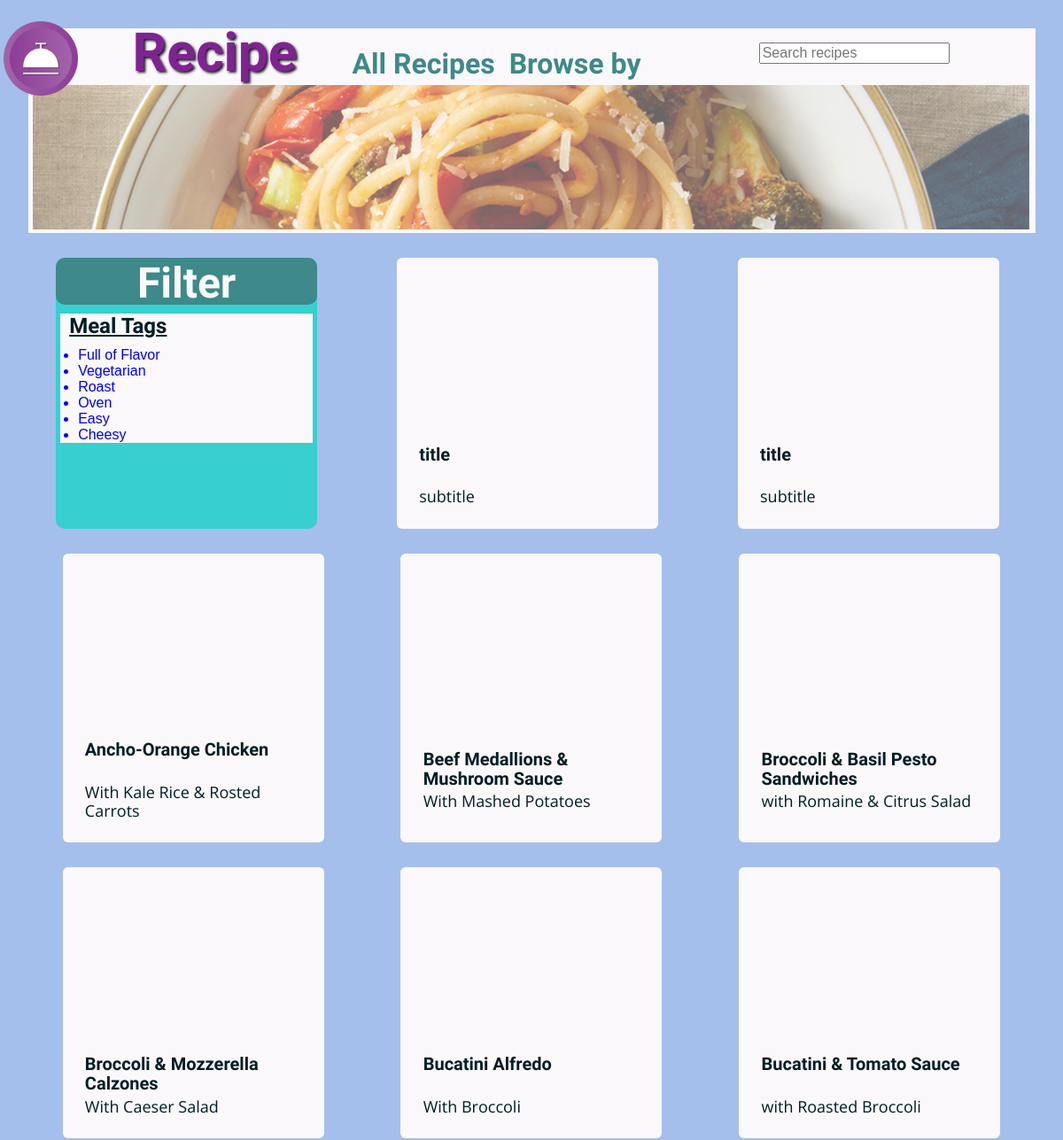
Page /browse.php (upper part) on the earlier database version.
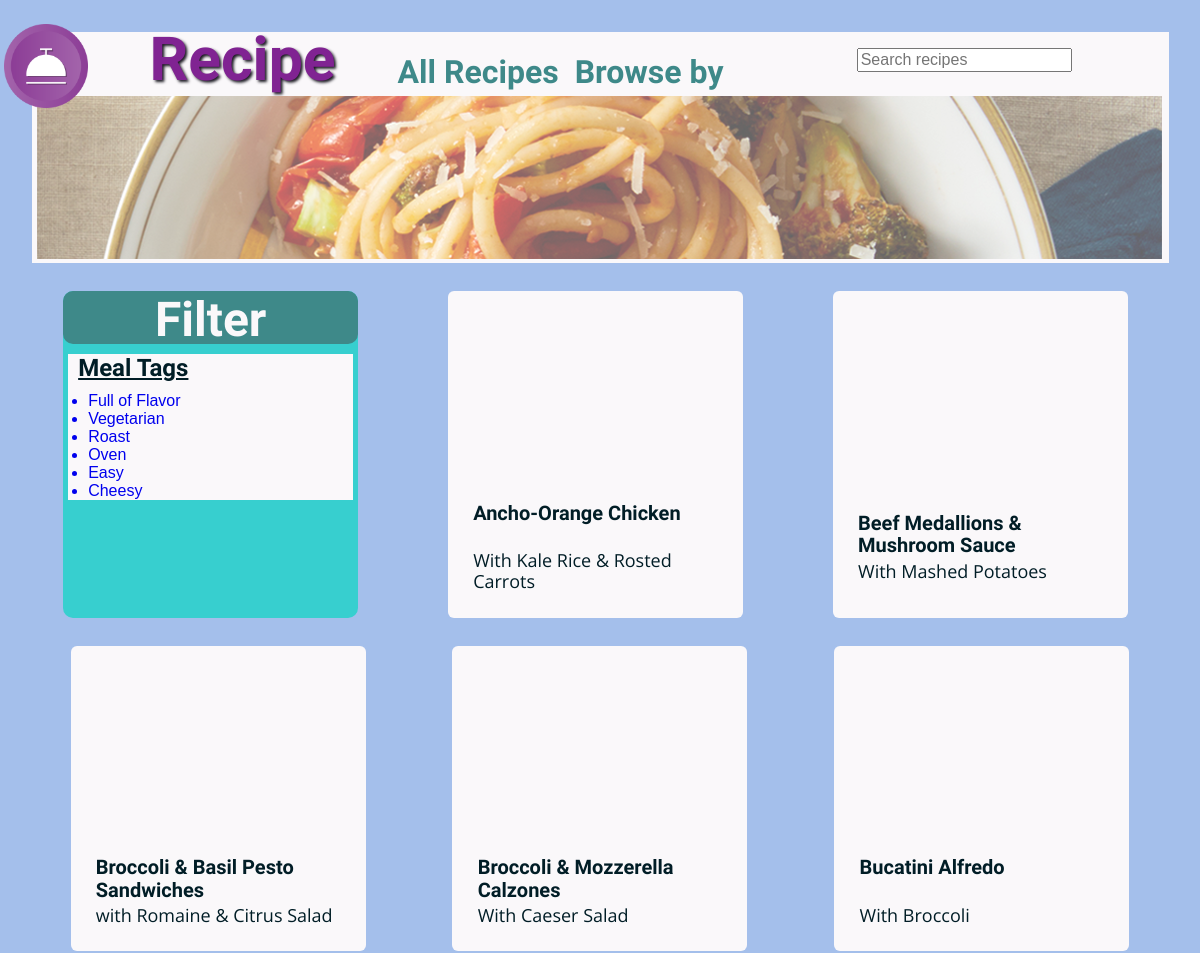
Same page on the later database version.
### tables this page shows
CREATE TABLE `main` (
  `id` int(11) NOT NULL,
  `title` varchar(100) NOT NULL,
  `subtitle` varchar(100) NOT NULL,
  `description` text NOT NULL,
  `recipe_img` varchar(80) NOT NULL,
  `ingredients_img` varchar(80) NOT NULL
);

### browse.php (the view, shortened to what this page needs)
<?php
  include "includes/_browseHeader.php";
  ?>
<body>
<?php
$table = "main";
if (!(isset($_GET['tag']))){
  $query = "SELECT * FROM $table";
  $result = mysqli_query($connection, $query);
}
?>
<?php
  while($row = mysqli_fetch_assoc($result)) {
    ?>
      <div class="item">
        <div class="itembg" style="background-image: url(assets/images/mainimages/<?php echo $row['recipe_img'] ?>.jpg)"></div>
        <div class="itemText">
          <a href="recipe.php?rec=<?php echo $row['id']?>">
            <h4><?php echo $row['title'] ?></h4>
          </a>
          <p><?php echo $row['subtitle'] ?></p>
        </div>
      </div>
    <?php
  }
?>
</body>
<?php include "includes/_browseFooter.php";
mysqli_close($connection); ?>

### includes/_browseHeader.php (shortened to what this page needs)
<!DOCTYPE html>
<html lang="en">
<head>
    <link rel="stylesheet" href="normalize.css">
    <link rel="stylesheet" href="styles.css">
</head>
<body>
    <header class="deskHeader" id="deskHeaderBrowse">
        <div class="topBar">
                <img id="logo" src="icons/logo.png" alt="logo">
            <a href="index.php">
                <h1>Recipe Hop</h1>
            </a>
            <a href="browse.php"><h4 id="allRecipes">All Recipes</h4></a>
            <a href="browse.php"><h4 id="browseByCategory"> Browse by Category</h4></a>
            <div class="searchBar">
                <form action="search.php" method="post" id="myForm" name="myForm">
                    <div class="search">
                        <input type="text" id="search" name="search" placeholder="Search recipes">
                    </div>
                </form>
            </div>
        </div>
        <div class="widePic">
            <img src="icons/bannerDesktop.png" alt="banner">
        </div>
    </header>
    <div class="list">
        <div class="webSort">
            <div class="littleTeal">
                <h3> Filter </h3>
            </div>
            <div class="filterList">
                <h3>Meal Tags</h3>
                <ul>
                    <a href="browse.php?tag=full+of+flavor"><li>Full of Flavor</li></a>
                    <a href="browse.php?tag=vegetarian"><li>Vegetarian</li></a>
                    <a href="browse.php?tag=roast"><li>Roast</li></a>
                    <a href="browse.php?tag=oven"><li>Oven</li></a>
                    <a href="browse.php?tag=easy"><li>Easy</li></a>
                    <a href="browse.php?tag=cheesy"><li>Cheesy</li></a>
                </ul>
            </div>
        </div>

### includes/_browseFooter.php (shortened to what this page needs)
</div>
</body>

Differences in the rows shown:
removed main: title "title", subtitle "subtitle"
removed main: title "title", subtitle "subtitle"
no longer on this page (row unchanged): main: title "Bucatini & Tomato Sauce", subtitle "with Roasted Broccoli"
